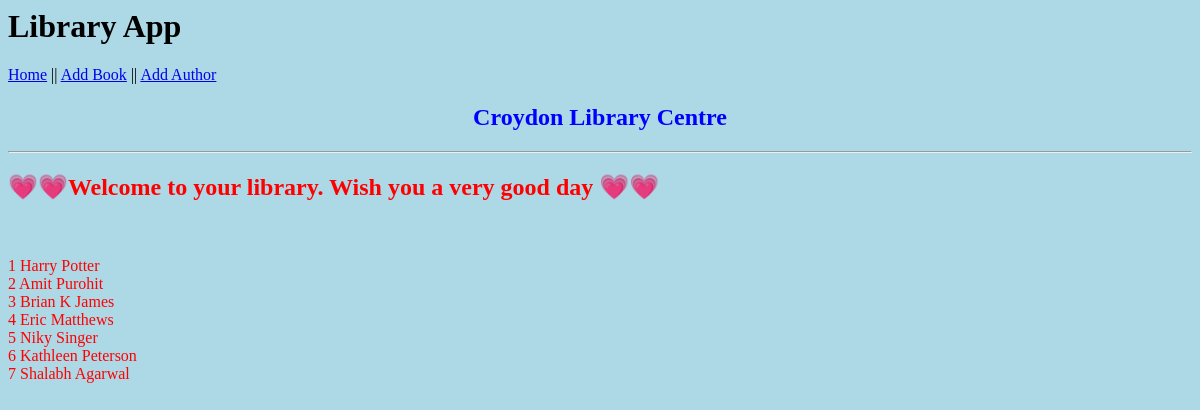
Page /author on the earlier database version.
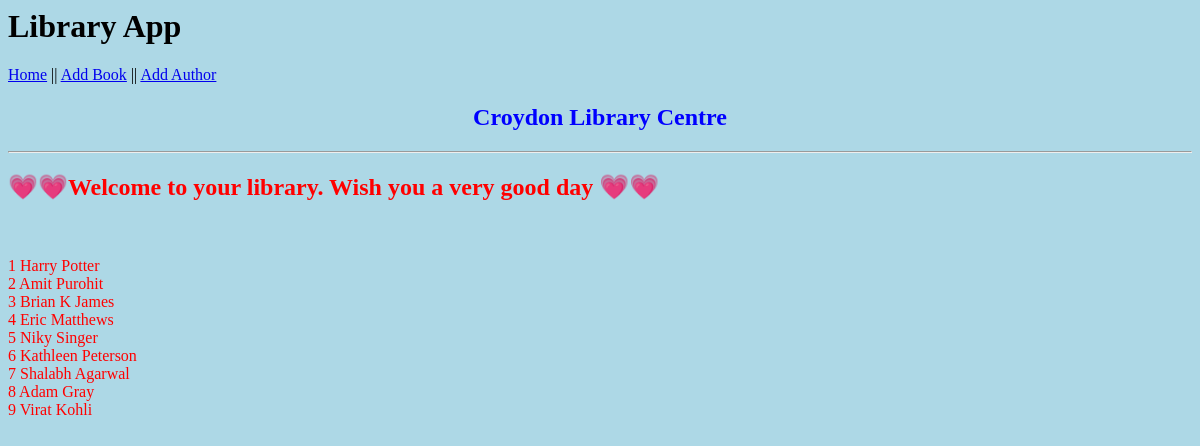
Same page on the later database version.
### application/models.py (models this page shows)
class Author(db.Model):
    id = db.Column(db.Integer, primary_key = True)
    author_name = db.Column(db.String(30))
    books = db.relationship('Book', backref='author')
    def __str__(self):
        return f"{self.author_name}"

### application/routes.py (the view)
@app.route('/author')
def author():
    authors = Author.query.all()
    return render_template('index2.html', authors = authors)

### application/templates/index2.html
{% extends 'layout.html' %}
{% block body %}
<h2 style="color: blue; text-align: center;">Croydon Library Centre</h2>
<hr>
<span style="color:red">
<marquee width="100%" direction="left" height="50px">
<h2>&#128151;&#128151;Welcome to your library. Wish you a very good day &#128151;&#128151;</h2></marquee>
<br><br>
        {% for author in authors %}
        {{ author.id.__str__() + " " + author.__str__() }}
        <br>
        {% endfor %}
{% endblock body %}

Differences in the rows shown:
added Author: id.__str__ "8 Adam Gray"
added Author: id.__str__ "9 Virat Kohli"
